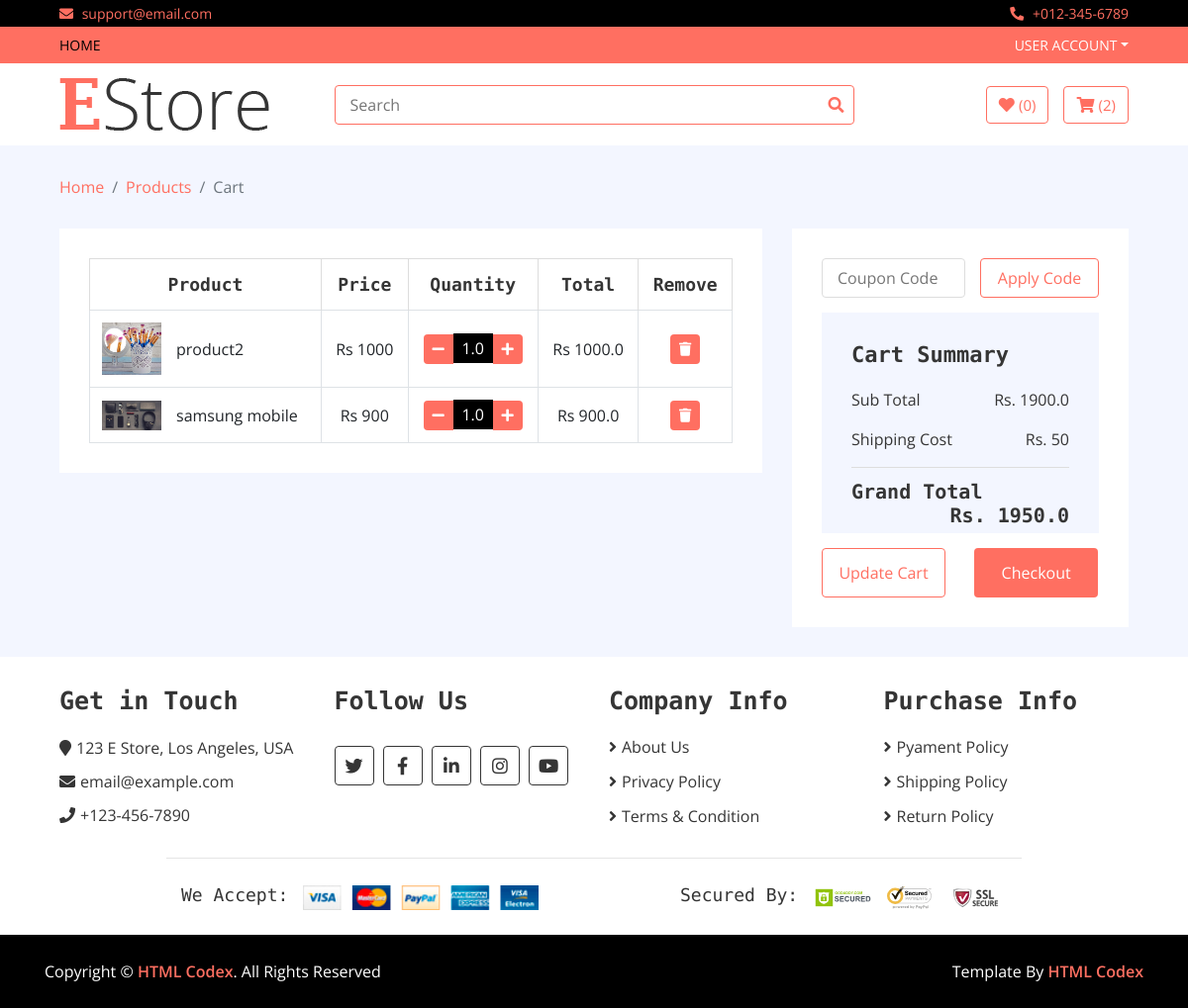
The page /cart/ (signed in) on the database as committed earlier.
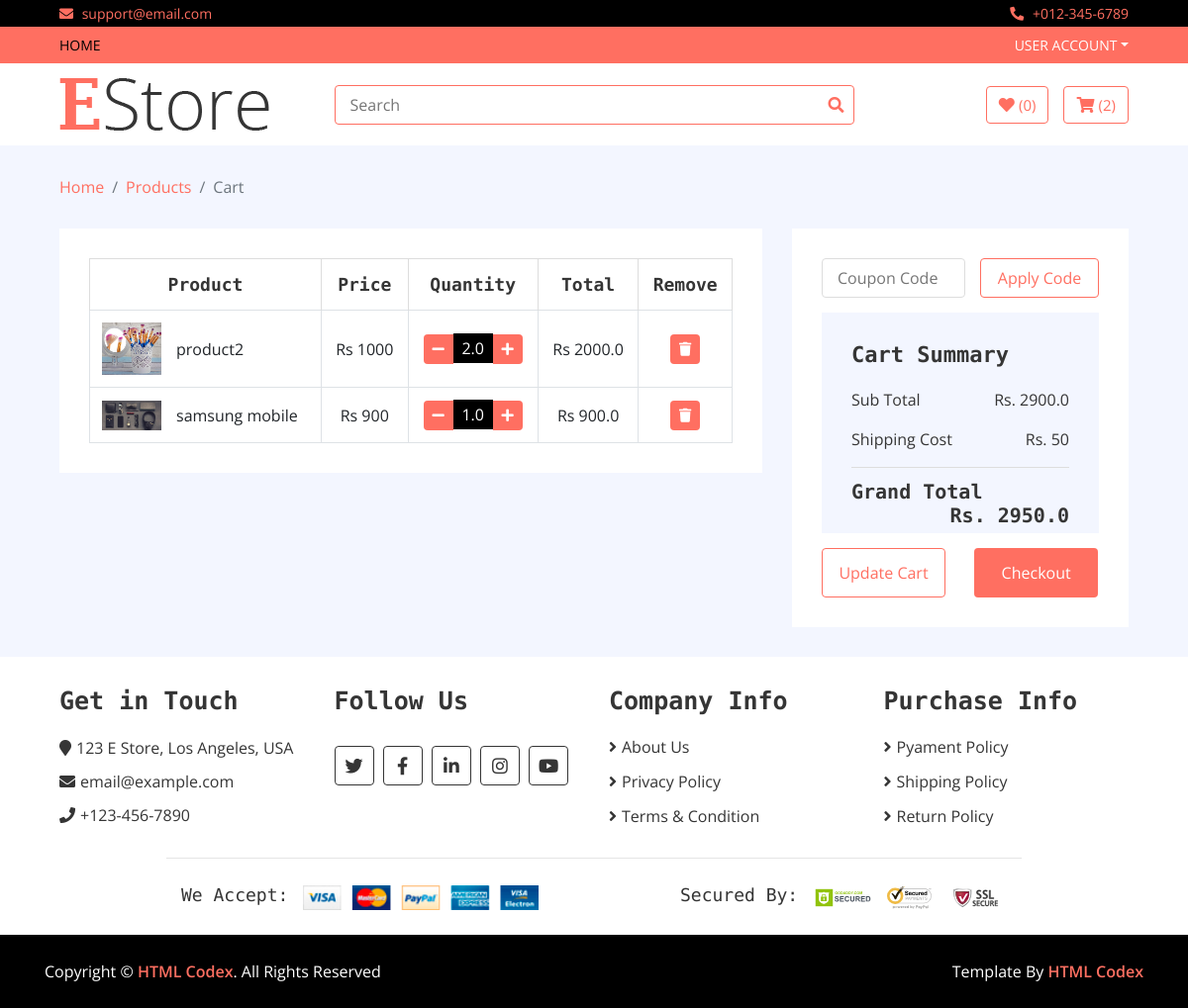
The same page on the database as committed later.
### home/models.py (models this page shows, shortened)
class Cart(models.Model):
    username = models.CharField(max_length=300)
    slug = models.CharField(max_length=300)
    quantity = models.FloatField()
    total = models.FloatField()
    items = models.ForeignKey(Product, on_delete=models.CASCADE)
    date = models.DateTimeField(auto_now_add=True)
    checkout = models.BooleanField(default=False)

class Product(models.Model):
    name = models.CharField(max_length=300)
    price = models.IntegerField()
    discounted_price = models.IntegerField(default=0)
    category = models.ForeignKey(Category, on_delete=models.CASCADE)
    brand = models.ForeignKey(Brand, on_delete=models.CASCADE)
    image = models.ImageField(upload_to='media')
    desription = models.TextField(blank = True)
    specification = models.TextField(blank = True)
    stock = models.CharField(choices=STOCK,max_length=50)
    labels = models.CharField(choices=LABELS,max_length=50,blank = True)
    slug = models.CharField(max_length=500, default="")
    class Meta:
        ordering = ("id", "price", "name")

### home/views.py (the view)
# urls.py: path('cart/', CartView.as_view(), name='cart'),
class CartView(Base):
    def get(self,request):
        username = request.user.username
        self.views['my_cart'] = Cart.objects.filter(username = username)
        my_cart = Cart.objects.filter(username=username, checkout=False)
        s = 0
        for i in my_cart:
            s = s+ i.total
        self.views['all_total'] = s
        delevery_charge = 50
        self.views['grand_total'] = s + delevery_charge
        self.views['count_cart'] = Cart.objects.filter(username = request.user.username, checkout = False).count()
        return render(request,'cart.html',self.views)

### templates/cart.html (shortened to what the changed rows need)
{% extends 'base.html' %}
{% load static %}
{% block content %}
        <div class="cart-page">
            <div class="container-fluid">
                <div class="row">
                    <div class="col-lg-8">
                        <div class="cart-page-inner">
                            <div class="table-responsive">
                                <table class="table table-bordered">
                                    <thead class="thead-dark">
                                        <tr>
                                            <th>Product</th>
                                            <th>Price</th>
                                            <th>Quantity</th>
                                            <th>Total</th>
                                            <th>Remove</th>
                                        </tr>
                                    </thead>
                                    <tbody class="align-middle">
                                    {% for cart in my_cart %}
                                        <tr>
                                            <td>
                                                <div class="img">
                                                    <a href="#"><img src="{{cart.items.image.url}}" alt="Image"></a>
                                                    <p>{{cart.items.name}}</p>
                                                </div>
                                            </td>
                                            {% if cart.items.discounted_price > 0 %}
                                            <td>Rs {{cart.items.discounted_price}}</td>
                                            {% else %}
                                            <td>Rs {{cart.items.price}}</td>
                                            {% endif %}
                                            <td>
                                                <div class="qty">
                                                    <a href = "/reduce_cart/{{cart.slug}}"><button class="btn-minus"><i class="fa fa-minus"></i></button></a>
                                                    <input type="text" value="{{cart.quantity}}">
                                                    <a href = "/add_to_cart/{{cart.slug}}"><button class="btn-plus"><i class="fa fa-plus"></i></button></a>
                                                </div>
                                            </td>
                                            <td>Rs {{cart.total}}</td>
                                            <td><a href = "/delete_cart/{{cart.slug}}"><button><i class="fa fa-trash"></i></button></a></td>
                                        </tr>
                                    {% endfor %}
                                    </tbody>
                                </table>
                            </div>
                        </div>
                    </div>
                    <div class="col-lg-4">
                        <div class="cart-page-inner">
                            <div class="row">
                                <div class="col-md-12">
                                    <div class="cart-summary">
                                        <div class="cart-content">
                                            <h1>Cart Summary</h1>
                                            <p>Sub Total<span>Rs. {{all_total}}</span></p>
                                            <h2>Grand Total<span>Rs. {{grand_total}}</span></h2>
                                        </div>
                                    </div>
                                </div>
                            </div>
                        </div>
                    </div>
                </div>
            </div>
        </div>
{% endblock %}

Rows that differ between the two databases and show on the page:
changed Cart "product2": quantity "1.0" → "2.0"; total "1000.0" → "2000.0"
Other text that changed with them:
{{ all_total }}: "1900.0" → "2900.0"
{{ grand_total }}: "1950.0" → "2950.0"
